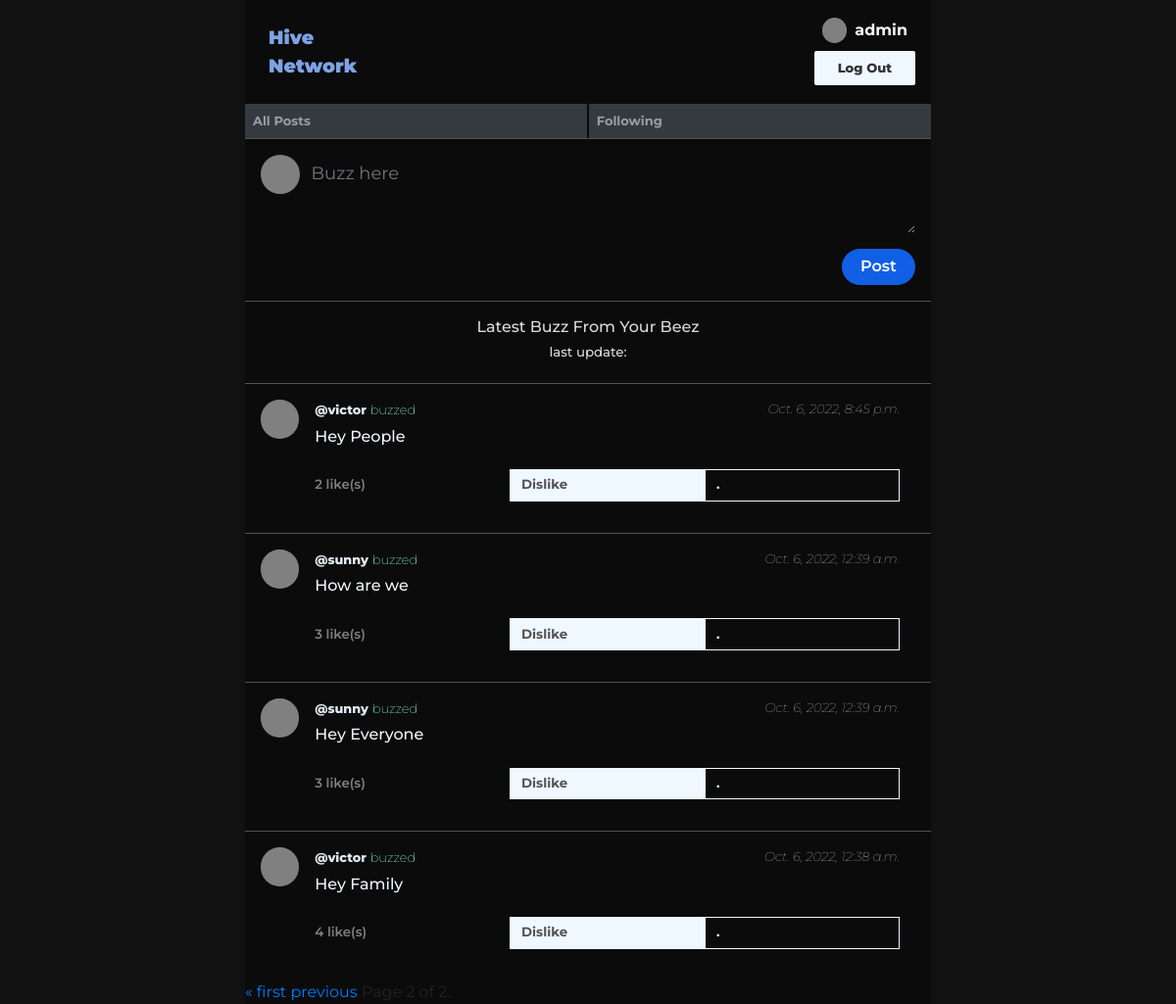
/?page=2 (signed in), run on the app's committed database.
### network/models.py (models this page shows, shortened)
class User(AbstractUser):
    slug = models.SlugField(max_length=255, unique=True, null=True, blank=True)

class Post(models.Model):
    body = models.CharField(max_length =200)
    author = models.ForeignKey(Profile, on_delete=models.CASCADE, null=True, blank=True, related_name="posts")
    created_on = models.DateTimeField(auto_now_add =True)
    liked = models.ManyToManyField(Profile, null=True, blank=True, related_name="likes")
    class Meta:
        verbose_name = "post"
        verbose_name_plural = "posts"
    def __str__(self):
        return self.body.split(" ")[0]

class Profile(models.Model):
    user = models.ForeignKey(User, on_delete = models.CASCADE, related_name="get_profile")
    followers = models.ManyToManyField(User, related_name="get_followers")
    following = models.ManyToManyField(User, related_name="get_following")
    slug = models.SlugField(max_length=255, unique=True, null=True, blank=True)
    def __str__(self):
        return self.slug

### network/views.py (the view, shortened to what this page needs)
# urls.py: path("", views.index, name="index"),
def index(request):
    posts = Post.objects.all().order_by('-created_on')
    print(posts)
    paginator = Paginator(posts, 10)
    page_number = request.GET.get('page')
    page_obj = paginator.get_page(page_number)
    print(page_obj[0])
    form = NewPostForm()
    current_user = request.user
    user = request.user
    try:
        user_profile = get_object_or_404(Profile, user=user)
        return render(request, "network/index.html", {
            'posts': page_obj,
            'form': form,
            "user_profile": user_profile,
            "page_user": current_user.id
        })
    except:
        return HttpResponseRedirect('login')

### network/forms.py
class NewPostForm(ModelForm):
    class Meta:
        model = Post
        labels = {
            "body" : ""
        }
        fields = ('body',)
        widgets = {
            'body': forms.Textarea(attrs={'class': 'form-control', 'placeholder': 'Buzz here', 'style': 'height:5rem; margin-bottom: 1rem; font-weight:400; font-size: large; background-color: transparent; border: none;'})
        }

### network/templates/network/index.html (shortened to what this page needs)
{% extends "network/layout.html" %}
{% load static %}
{% block body %}
    <form class="buzz-form" action="{% url 'index'%}" method="POST" style="border-block:1px solid #525252; padding:1rem; display:flex;">
        <div class="buzz-profile-pic"></div>
        <div style="width:100%;">
        {{form}}
        <input class="buzz-button" type="submit" value="Post">
        </div>
    </form>
    <div class="sub-title">
        <h6 >Latest Buzz From Your Beez</h6>
        <h4 id="last-update" style="font-size:smaller;">last update:</h4>
    </div>
    <div style="background-color: #f8f9fa; border-radius: 18px;" class="posts">
        {% for post in posts %}
        <div class="buzz-body" data-post-id= {{post.id}}>
            <div class="buzz-profile-pic"></div>
            <div class="buzz">
                <div style="display:flex; justify-content: space-between;">
                    <h6 class="buzz-cred"> <a href="{%url 'profile' post.author%}" style="color:#e0eaf3; font-weight:800; font-size:.8rem;">@{{post.author}} </a> <span style="font-size:13px; font-weight:200; color: aquamarine;">buzzed</span> </h6>
                    <i style="color:gainsboro;">{{post.created_on}}</i>
                </div>
                <div>
                    <h6 class="buzz-text">{{post.body}}</h6>
                    <div style="display:flex; padding: 1rem 0rem;">
                        <div style=" font-weight: 600; width:100%; color:gray; font-size:smaller; align-self:center;" class="post_like"><span id="like-count" class="like_count">{{post.liked.all.count}} </span>like(s)</div>
                        <div style="width:100%;">
                        {% if post in user_profile.likes.all %}
                        <button class="like_button" onclick="location.href='{%url 'like' post.id%}"> Dislike </button>
                        {% else %}
                        {%csrf_token%}
                        <button class="like_button" onclick="location.href='{%url 'like' post.id%}"> Like </button>
                        {%endif%}
                        </div>
                        <div style="width:100%;">
                        {% if post.author.user.id is page_user %}
                        <button class="edit_post edit-button" id="edit_post">Edit</button>
                        {% else  %}
                        <button class="edit-button" id="">.</button>
                        {% endif %}
                        </div>
                    </div>
                </div>
            </div>
        </div>
        {%endfor%}
    </div>
    <div class="pagination">
        <span class="step-links">
            {% if posts.has_previous %}
                <a href="?page=1">&laquo; first</a>
                <a href="?page={{ posts.previous_page_number }}">previous</a>
            {% endif %}
            <span class="current">
                Page {{ posts.number }} of {{ posts.paginator.num_pages }}.
            </span>
        </span>
    </div>
{% endblock %}

### network/templates/network/layout.html (shortened to what this page needs)
{% load static %}
<!DOCTYPE html>
<html lang="en">
    <head>
        <link rel="stylesheet" href="https://stackpath.bootstrapcdn.com/bootstrap/4.4.1/css/bootstrap.min.css">
        <link href="{% static 'network/styles.css' %}" rel="stylesheet">
    </head>
    <body>
        <nav class="navbar navbar-expand-lg navbar-dark" style="display:flex; flex-direction:column; padding: 0rem;">
            <div style="display: flex; justify-content:space-between; align-items:center; padding:1rem; background:bottom; width: 100%;">
                <a class="navbar-brand" href="{%url 'index'%}">Hive </br> Network</a>
                {% if user.is_authenticated%}
                <div style="text-align:center; display: flex; flex-direction:column; gap:.5rem; ">
                    <div style="display:flex; gap:.5rem; justify-content:center; align-items:center;" >
                        <div style="width:1.6rem; height:1.6rem; background-color:gray; border-radius:5rem;"></div>
                        <a class="" href="{%url 'profile' user%}"><strong style="color:aliceblue;">{{ user }}</strong></a>
                    </div>
                    <a class="auth-link" href="{% url 'logout' %}">Log Out</a>
                </div>
                {%endif%}
            </div>
            <div style="width:100%;">
                <ul class="navbar-nav mr-auto navi" >
                    <li class="nav-item navi-item" style="background-color:#343a40;">
                    <a class="nav-link" href="{% url 'index' %}">All Posts</a>
                    </li>
                    {% if user.is_authenticated %}
                        <li class="nav-item navi-item" style="background-color:#343a40;">
                            <a class="nav-link" href="{% url 'following_posts' user%}">Following</a>
                        </li>
                    {% endif %}
                </ul>
            </div>
        </nav>
        <div class="body">
            {% block body %}
            {% endblock %}
        </div>
    </body>
</html>

### network/static/network/styles.css (style rules this page uses)
html { background-color: rgb(17, 17, 17); }
*, body { font-family: 'Montserrat', sans-serif !important; background-color: #0b0b0b; }
.buzz { display: flex; flex-direction: column ; margin-inline: 1rem; width: 100%; }
.buzz-text { color: aliceblue; }
.buzz-button { background-color:rgb(17, 95, 229); padding: .4rem 1.2rem; float: right; border: none; color: white; border-radius: 20px; font-weight: 600; }
.navbar-brand { padding: 0.5rem; font-weight: 900; color: rgb(125, 163, 228)!important; font-size: larger !important; }
.nav-link { font-size: small; font-weight: 700; }
.auth-link { font-size: small; color: rgb(49, 50, 54); background-color: aliceblue; border-radius: 2px; font-weight: 800; padding: .5rem 1.5rem; }
.navi { width: 100%; display: flex; gap: .1rem; }
.navi-item { width: 100%; }
i { font-weight:lighter !important; font-size: small; padding-bottom: .5rem; }
.buzz-body { display: flex !important; border-top: 1px solid #525252; padding: 1rem; }
.sub-title { padding: 1rem; text-align: center !important; color: gainsboro; }
.posts { background-color: #f8f9fa; border-radius: 18px; }
.buzz-profile-pic { width: 2.5rem; height: 2.5rem; padding: 1rem; background-color: gray; border-radius: 100px; position: relative; }
.like_button { display: flex; width: 100%; color: #525252; background-color: aliceblue; border: none; font-weight:700; font-size: smaller; padding: .4rem 12px; }
.edit-button { display: flex; width: 100%; color: aliceblue; outline: 1px solid aliceblue; outline-offset: -1px; border: none; font-weight:700; font-size: smaller; padding: .4rem 12px; }

### network/templates/network/layout.html (style rules this page uses)
body { max-width: 700px; margin: auto; }

### data on the page
User: username "admin"
Post: author "victor", created_on "Oct. 6, 2022, 8:45 p.m.", body "Hey People", liked.all.count "2", shows "Dislike"
Post: author "sunny", created_on "Oct. 6, 2022, 12:39 a.m.", body "How are we", liked.all.count "3", shows "Dislike"
Post: author "sunny", created_on "Oct. 6, 2022, 12:39 a.m.", body "Hey Everyone", liked.all.count "3", shows "Dislike"
Post: author "victor", created_on "Oct. 6, 2022, 12:38 a.m.", body "Hey Family", liked.all.count "4", shows "Dislike"

### other printed values
{{ posts.number }} "2"
{{ posts.paginator.num_pages }} "2"
